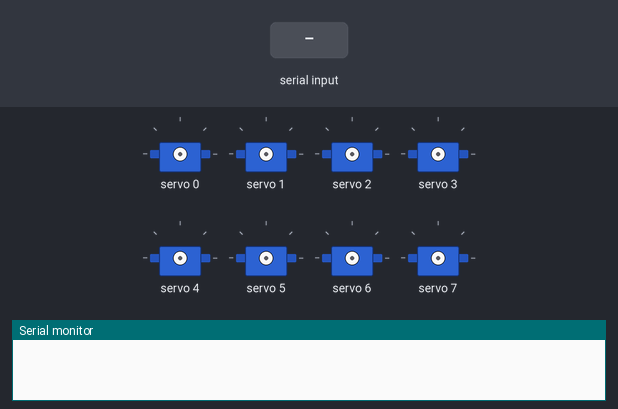
Simulated run of this sketch. Board: Arduino Uno, built with avr-gcc and run on an emulated ATmega328P. Parts: 8 × servo, the last lines printed to the serial monitor. The test bench sets the inputs (shaded band).

Above: at 1.2 s.
1.3 s: "90,45\n" received over Serial
At 3.1 s:
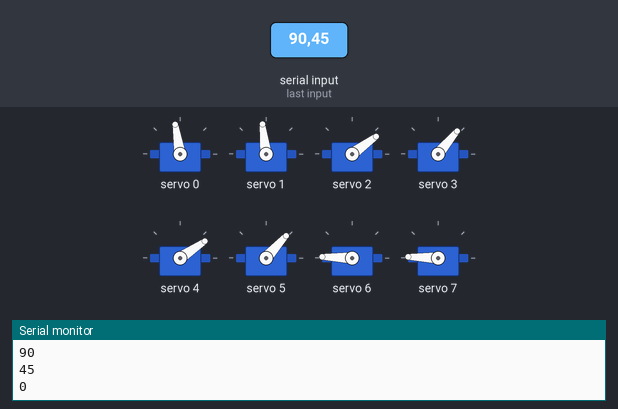
3.8 s: "30,150\n" received over Serial
At 4.6 s:
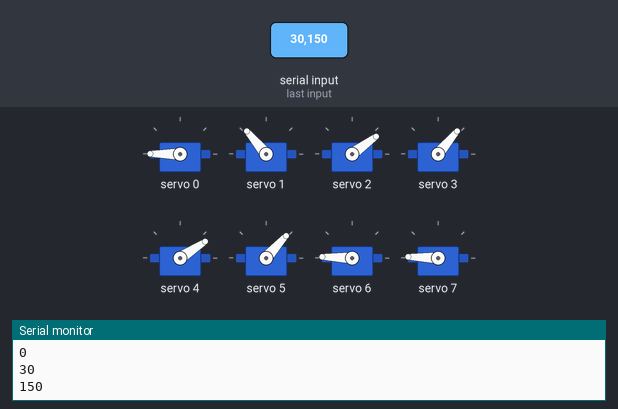
6.3 s: "3\n" received over Serial
At 7.8 s:
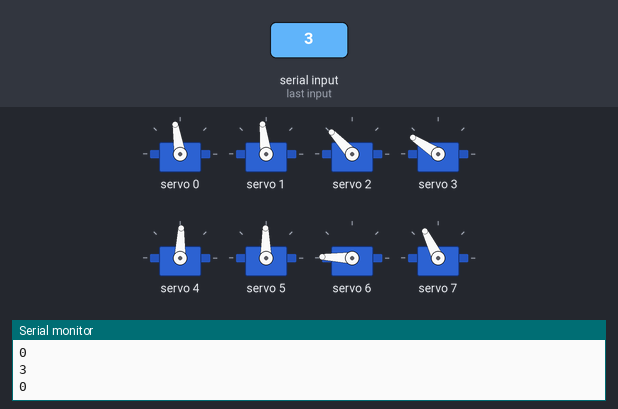
8.8 s: "6\n" received over Serial
At 11.0 s:
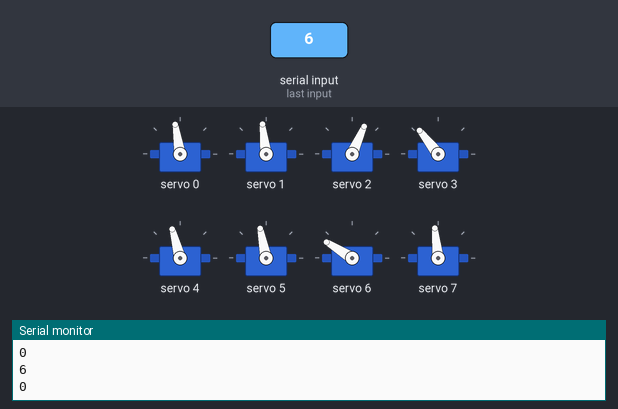
11.3 s: "5\n" received over Serial
At 12.9 s:
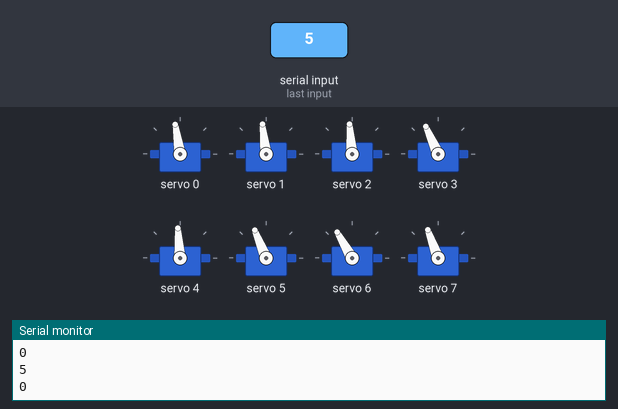
13.8 s: "200\n" received over Serial
At 16.0 s:
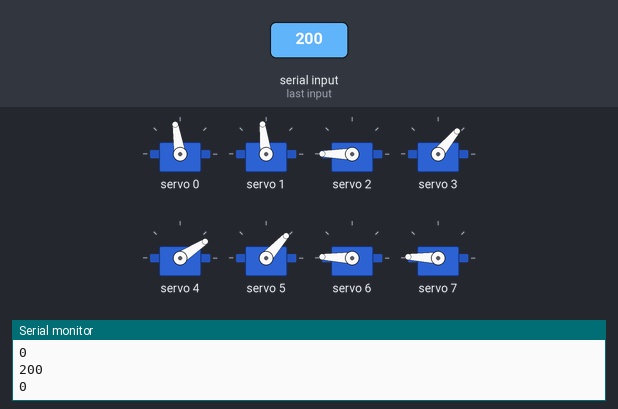
Timing chart, 0 to 17.3 s (numbered marks = the images above; inputs shaded):
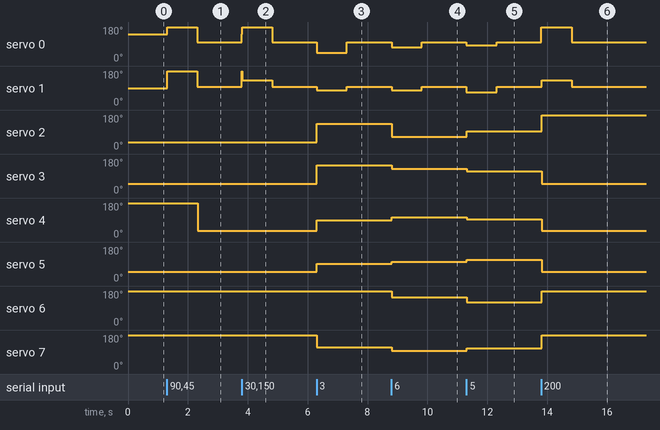

The sketch:

motor.ino
```cpp
#include <SoftwareSerial.h>
#include "HCPCA9685.h"
#define  I2CAdd 0x40

HCPCA9685 HCPCA9685(I2CAdd);

int k[10];
int x = 0, y = 0, z = 0;
int edgeTop[] = { 90, 90, 90, 28, 55, 65, 0, 35, 50 };
int edgeBottom[] = { 90, 65, 50, 72, 60, 50, 55, 50, 40 };
int raspData;
int temp;

//소화기 모터 각도 계산
void angle(int j);
// 소화기 모터 회전
void turnEdge(int a);
//라즈베리파이로부터 들어온 데이터 수신
void recieveData();

void setup() {
  Serial.begin(9600);
  HCPCA9685.Init(SERVO_MODE);
    HCPCA9685.Sleep(false);
}

void loop() {
  recieveData();
}

//소화기 모터 각도 계산
void angle(int j) {
  for(int i=0; i<j; i++){
    if(i == 0) {
      x = 2;
      y = 6;
      z = 8;
    }else if(i == 3){
      x = 5;
      y = 3;
      z--;
    }else if(i == 6){
      x = 8;
      y = 0;
      z--;
    }else {
      x--;
      y++;
      z--;
    }
  }
}

// 소화기 모터 회전
void turnEdge(int a) {
  k[0] = map(edgeTop[a-1], 0, 90, 310, 105);
  k[1] = map(edgeBottom[a-1], 0, 90, 285, 85);
  k[2] = map(edgeTop[x], 0, 90, 85, 290);
  k[3] = map(edgeBottom[x], 0, 90, 115, 320);
  k[4] = map(edgeTop[y], 0, 90, 80, 290);
  k[5] = map(edgeBottom[y], 0, 90, 110, 315);
  k[6] = map(edgeTop[z], 0, 90, 385, 185);
  k[7] = map(edgeBottom[z], 0, 90, 385, 170);

  for (int j = 0; j < 8; j++) {
    HCPCA9685.Servo(j, k[j]);
  }
}

//라즈베리파이로부터 들어온 데이터 수신
void recieveData(){
  while ( Serial.available() > 0 ){
    raspData = Serial.parseInt();
    Serial.println(raspData);
    angle(raspData);
    turnEdge(raspData);
  }
}
```

Measured:
- after the input at 1.3 s, servo 0: 142° → 180° at once, → 99° 1.0 s later; servo 1: 90° → 180° at once, → 97° 1.0 s later; servo 4: 180° → 34° after 1.0 s
- after the input at 3.8 s, servo 0: 99° → 180° at once, → 99° 1.0 s later; servo 1: 97° → 130° at once, → 97° 1.0 s later; servo 4: 34° → 33° at once
- after the input at 6.3 s, servo 0: 99° → 45° at once, → 99° 1.0 s later; servo 1: 97° → 78° at once, → 97° 1.0 s later; servo 2: 36° → 133° at once; servo 3: 50° → 147° at once; servo 4: 33° → 88° at once
- after the input at 8.8 s, servo 0: 99° → 72° at once, → 99° 1.0 s later; servo 1: 97° → 78° at once, → 97° 1.0 s later; servo 2: 133° → 66° at once; servo 3: 147° → 128° at once; servo 4: 88° → 105° at once
- after the input at 11.3 s, servo 0: 99° → 83° at once, → 99° 1.0 s later; servo 1: 97° → 68° at once, → 97° 1.0 s later; servo 2: 66° → 95° at once; servo 3: 128° → 114° at once; servo 4: 105° → 94° at once
- after the input at 13.8 s, servo 0: 99° → 180° at once, → 99° 1.0 s later; servo 1: 97° → 130° at once, → 97° 1.0 s later; servo 2: 95° → 180° at once; servo 3: 114° → 50° at once; servo 4: 94° → 33° at once
